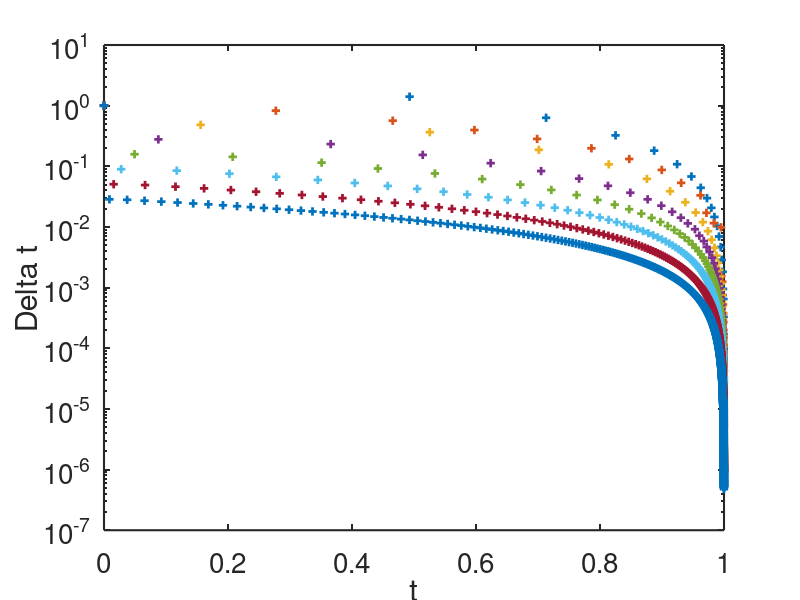
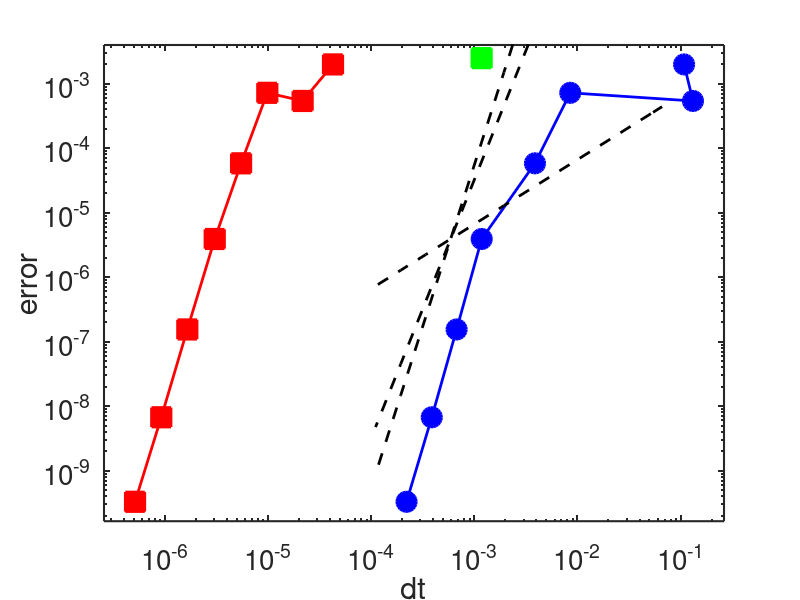
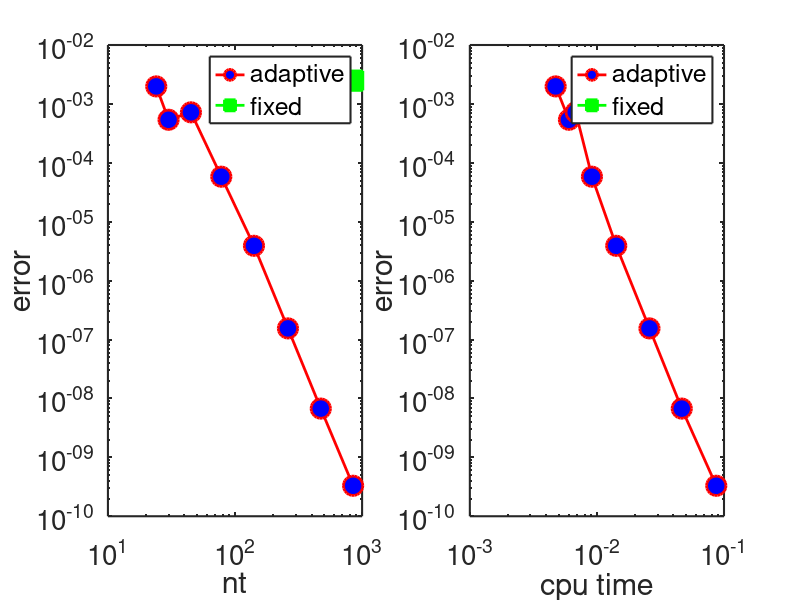
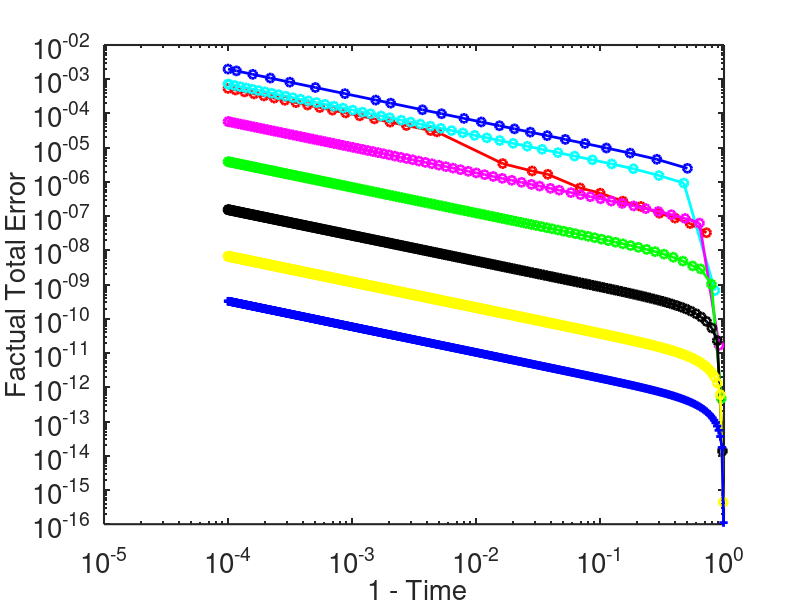

Source code (MATLAB) for these figures, in order:
function ode_analyzer
% solves ode with Euler or RK4 with
% time-step control and Richardson extrapolation

set(0,'DefaultAxesFontsize',20,'defaultaxeslinewidth',1.5,...
'defaultlinelinewidth',2.,'defaultpatchlinewidth',1.5,'DefaultTextFontSize',20)

clear
format long
cputime1=cputime;

global ifunction y0 adapt time_pert perturb_factor perturb_duration

marker=make_markers;

y0=1;

% Euler does not work well with adaptive dt: errors that are made early at
% small t - when the adaptive code chooses large time steps - lead to much
% larger errors later than errors that are made closer to the singularity
% that's because an early shift in y leads to a much larger shift in the
% time of the singularity than the same error in y made later (since the
% slope of the solution increases so much). But why does this not carry
% over directly to RK2 and RK4? Is the order the relevant quantity? 
% using also Richardson extrapolation in the FE adaptive makes it faster
% than the non-adaptive code (at least when tmax is not too close to the
% singularity.
% for tmax=0.995 Euler without extrapol goes for jmax=13 to error=3e-4
% (with 300,000 steps)
% for tmax=0.995 Euler with extrapol goes for jmax=13 to error=2e-8
% (with 300,000 steps)
% for tmax=0.995 RK4  without extrapol goes for jmax=9 to error=1e-10
% (with 800 steps)
% for tmax=0.995 RK4  with extrapol goes for jmax=9 to error=1e-12
% (with 800 steps)

ifunction=1;

% method: 1 = FE 2 = RK4  3 = RK2 4 = ODE45
method=2;

if (method==1)
    % FE
    p=2;
    dtfactor=10^(1/4);
    jmax=4; tol0=.1; richardson=1; adapt=1; dt_init=1;    
    %jmax=18; tol0=.1; richardson=1; adapt=0; dt_init=.1;
end
if (method==2)
    % RK4
    p=5;
    %for adaptive
    dtfactor=10^(1/1);
%    jmax=17; tol0=.01; richardson=0; adapt=1; dt_init=1;    
    jmax=8; tol0=.01; richardson=1; adapt=1; dt_init=1;    
    %jmax=2; tol0=.001; richardson=0; adapt=1; dt_init=1;
    %for perturbation
    %jmax=1; tol0=.00000001; richardson=1; adapt=1; dt_init=1;
    %jmax=1; tol0=.01; richardson=1; adapt=1; dt_init=1;
    %for non-adaptive 
    %dtfactor=10^(1/2);
    %jmax=10; tol0=.01; richardson=1; adapt=0; dt_init=.2;
end
if (method==3)
    % RK2
    p=3;
    dtfactor=2;
    jmax=10; tol0=.1; richardson=1; adapt=1; dt_init=1;
    jmax=10; tol0=.1; richardson=1; adapt=0; dt_init=.2;
end
if (method==4)
    jmax=4; tol0=.01;
end

% change tolerance briefly
time_pert=Inf;
perturb_factor=80;
perturb_duration=0.2;


% allocate memory to the arrays to speed up the code
ntmax=2000000;
% sol stores position of particle for all times
sol=NaN(ntmax,1);
% for variable time step need to keep track of deltat and t separately
deltat=NaN(ntmax,1);
time=NaN(ntmax,1);
error_cum=NaN(ntmax,1);
error_est=NaN(ntmax,1);

tmax=.9999;%.9999;
dtminimal=.1e-11;

for j=1:jmax
    tolj(j)=tol0/(dtfactor^((2-1)*(j-1)));
    dtj(j)=dt_init/(dtfactor^((2-1)*(j-1)));
end

for j=1:jmax
    tol=tolj(j);
    if (adapt==1)
        dt=dt_init;
    else
        dt=dtj(j);
    end
    time_i=0;
    nt=1;
    sol(1)=y0;
    y=y0;
    time(1)=time_i;
    deltat(1)=dt;
    error_cum(1)=0;
    error_est(1)=0;
    
    tic
    if (method==4)
        options=odeset('AbsTol',tol,'RelTol',3e-14);
        [time,sol]=ode45(@F,[0,tmax],y0,options);
        ntj(j)=length(time);
        
    else
        
        while time_i < tmax
            
            if (time_i+dt > tmax-dtminimal)
                dt=tmax-time_i;
            end
            
            if (time_i>time_pert && time_i<time_pert+perturb_duration)
                tol_pert=tol*perturb_factor;
            else
                tol_pert=tol;
            end
            
            if (method==1)
                %  [time_i,y,dt,success]=stepeuleroc(time_i,y,dt,tol);
                %  [time_i,y,dt,success]=stepeuler(time_i,y,dt,tol);
                [time_i,y,dt,success,errorestimate]=stepeuleropt(time_i,y,dt,tol_pert,tmax,richardson,adapt);
                %   [time_i,y,dt,success]=stepeuleropt(time_i,y,dt,tol,tmax);
            end
            
            if (method==2)
                [time_i,y,dt,success,errorestimate]=steprk4opt(time_i,y,dt,tol_pert,tmax,richardson,adapt);
                %  [time_i,y,dt,success]=steprk(time_i_i,y,dt,tol);
                %  [time_i,y,dt,success]=steprkoc(time_i,y,dt,tol);
                %  [time_i,y,dt,success]=steprkocwe(time_i,y,dt,tol);
            end
            
            if (method==3)
                [time_i,y,dt,success,errorestimate]=steprk2opt(time_i,y,dt,tol_pert,tmax,richardson,adapt);
                %  [time_i,y,dt,success]=steprk(time_i_i,y,dt,tol);
                %  [time_i,y,dt,success]=steprkoc(time_i,y,dt,tol);
                %  [time_i,y,dt,success]=steprkocwe(time_i,y,dt,tol);
            end

            if (success > 0)
                nt=nt+1;
                sol(nt)=y;
                time(nt)=time_i;
                deltat(nt)=dt;
                error_cum(nt)=error_cum(nt-1)+errorestimate;
                error_est(nt)=errorestimate;
            else
                if (dt<dtminimal)
                    fprintf(' dt is too small %g \n',dt)
                    break
                end
            end
            
            if (mod(nt,1000000)==0)
                fprintf(' %g ',time(nt))
            end
            
        end
        
        ntj(j)=nt;
        cput(j)=toc; 
        % these assingments would resize the variables and I assume that mnemory wouldhave to be realocated if in the next run the nt is larger
        %time=time(1:nt);
        %sol=sol(1:nt);
        %deltat=deltat(1:nt);
        %error_cum=error_cum(1:nt);        
        %error_est=error_est(1:nt);
        
    end
    uexact_t=yexact(time(1:nt),y0);
    error_t=abs(uexact_t(1:nt)-sol(1:nt));
    if (adapt==1)
        error_local(2:nt)=yexact(time(2:nt)-time(1:nt-1),sol(1:nt-1))-sol(2:nt);
        figure(20)
%        loglog(1-time(2:nt),abs(error_local(2:nt)),marker{j},1-time(2:nt),abs(error_est(2:nt)/2^p),marker{100+j})
% the estimated error for dt/2 seems incorrect, should be divided by 2^(p-1)
%        loglog(1-time(2:nt),abs(error_local(2:nt)),marker{j},1-time(2:nt),abs(error_est(2:nt)/2^(p-1)),marker{100+j})
        loglog(1-time(2:nt),abs(error_local(2:nt)')./deltat(2:nt),marker{j},1-time(2:nt),abs(error_est(2:nt)/2^(p-1))./deltat(2:nt),marker{100+j})
        xlabel(' 1 - Time')
        ylabel(' Error')
        legend(' True Local Error/dt for 1 step',' Estimated Local Error/dt');
        title([' Richardson = ',num2str(richardson)])
        hold all
        figure(21)
%        loglog(1-time(2:nt),abs(error_local(2:nt)),marker{j},1-time(2:nt),abs(error_est(2:nt)/2^p),marker{100+j})
% the estimated error for dt/2 seems incorrect, should be divided by 2^(p-1)
%        loglog(1-time(2:nt),abs(error_local(2:nt)),marker{j},1-time(2:nt),abs(error_est(2:nt)/2^(p-1)),marker{100+j})
        loglog(1-time(2:nt),abs(error_local(2:nt)'),marker{j},1-time(2:nt),abs(error_est(2:nt)/2^(p-1)),marker{100+j})
        xlabel(' 1 - Time')
        ylabel(' Error')
        legend(' True Local Error for 1 step',' Estimated Local Error');
        title([' Richardson = ',num2str(richardson)])
        hold all
    end
    if (adapt==0)
        figure(10)
        plot(time(1:nt),sol(1:nt),'o')
        xlabel(' Time'); ylabel(' y');
        hold all
    end
    
    if (method<3)
        figure(11)
        %        semilogy(time(1:nt),max(abs(error_cum(1:nt)),1e-10),'-o',time(1:nt),error_t(1:nt),'-x');
        %        semilogy(time(1:nt),abs(error_cum(1:nt)),'-o',time(1:nt),error_t(1:nt),'-x');
        loglog(1-time(1:nt),error_t(1:nt),marker{j});
        xlabel(' 1 - Time','FontSize',20)
        ylabel('Factual Total Error','FontSize',20)
        hold all
        if (adapt==1)
            figure(12)
            %        semilogy(time(1:nt),max(abs(error_cum(1:nt)),1e-10),'-o',time(1:nt),error_t(1:nt),'-x');
            %        semilogy(time(1:nt),abs(error_cum(1:nt)),'-o',time(1:nt),error_t(1:nt),'-x');
            loglog(1-time(1:nt),abs(error_cum(1:nt)),marker{j});
            xlabel(' 1 - Time')
            ylabel('Cumulative Estimated Error')
            hold all
            figure(13)
            %        semilogy(time(2:nt),max(abs(error_est(2:nt)),1e-10)./deltat(2:nt),'-x');
            %        loglog(1-time(2:nt),max(abs(error_est(2:nt)),1e-10)./deltat(2:nt),'-x');
            loglog(1-time(2:nt),abs(error_est(2:nt))./deltat(2:nt),'-x');
            xlabel(' 1 - Time')
            ylabel(' Estimated Error/dt')
            hold all
            figure(17)
            %        semilogy(time(2:nt),max(abs(error_est(2:nt)),1e-10)./deltat(2:nt),'-x');
            %        loglog(1-time(2:nt),max(abs(error_est(2:nt)),1e-10)./deltat(2:nt),'-x');
            size(time(2:nt))
            size(cumsum(error_local))
           
            loglog(1-time(1:nt),cumsum(error_local)',marker{j});
            xlabel(' 1 - Time')
            ylabel(' Cumulative Local Error')
            hold all
            %figure(14)
            %        semilogy(time(2:nt),max(abs(error_est(2:nt)),1e-10),'-x');
            %        loglog(1-time(2:nt),max(abs(error_est(2:nt)),1e-10),'-x');
            %loglog(1-time(2:nt),abs(error_est(2:nt)),'-x');
            %xlabel(' 1-Time')
            %ylabel(' Estimated Error')
            %hold all
        end
    end
        %figure(15)
        %plot(time(1:nt),sol(1:nt),'-o',time(1:nt),uexact_t(1:nt),'-')
        %hold all
    %end
    
    ufinal=sol(ntj(j));
    uexact=yexact(time(ntj(j)),y0);
    numerror(j)=abs(uexact-ufinal);
    if (adapt==1)
        fprintf(' T = %g uf = %g uex = %g  err = %g run = %g tol = %g nt = %g ctime = %g \n',time(nt),ufinal,uexact,numerror(j),j,tolj(j),ntj(j),cput(j));
    else
        fprintf(' T = %g uf = %g uex = %g  err = %g run = %g dt = %g nt = %g ctime = %g \n',time(nt),ufinal,uexact,numerror(j),j,dtj(j),ntj(j),cput(j));
    end
   
    deltat2=deltat(floor(ntj(j)/4):ntj(j)-1);
    dtmax(j)=max(deltat2);
    dtmin(j)=min(deltat2);
         
    %figure(1);
    %plot(t(1:nt),sol(1:nt));
    %ylabel('u');
    %figure(2);
    %plot(t(1:nt),deltat(1:nt),'+');
    %ylabel('Delta t');
    %xlabel('t')
    if (adapt==1)
        figure(4);
        semilogy(time(1:ntj(j)),deltat(1:ntj(j)),'+');
        ylabel('Delta t');
        xlabel('t')
        hold all
    end

end


% now compare with one run with fixed time step
time_i=0;
dt_fixed=tmax/ntj(jmax);
nt=1;
sol(1)=y0;
y=y0;
time(1)=time_i;
tic
while time_i < tmax

    if (time_i+dt_fixed > tmax-dtminimal)
        dt_fixed=tmax-time_i;
    end
    if (method==1)
        %  [time_i,y,dt,success]=stepeuleroc(time_i,y,dt,tol);
        %  [time_i,y,dt,success]=stepeuler(time_i,y,dt,tol);
        [time_i,y,dt,success,errorestimate]=stepeuleropt(time_i,y,dt_fixed,tol,tmax,richardson,0);
        %   [time_i,y,dt,success]=stepeuleropt(time_i,y,dt,tol,tmax);
    end

    if (method==2)
        [time_i,y,dt,success,errorestimate]=steprk4opt(time_i,y,dt_fixed,tol,tmax,richardson,0);
        %  [time_i,y,dt,success]=steprk(time_i_i,y,dt,tol);
        %  [time_i,y,dt,success]=steprkoc(time_i,y,dt,tol);
        %  [time_i,y,dt,success]=steprkocwe(time_i,y,dt,tol);
    end

    if (method==3)
        [time_i,y,dt,success,errorestimate]=steprk2opt(time_i,y,dt_fixed,tol,tmax,richardson,0);
        %  [time_i,y,dt,success]=steprk(time_i_i,y,dt,tol);
        %  [time_i,y,dt,success]=steprkoc(time_i,y,dt,tol);
        %  [time_i,y,dt,success]=steprkocwe(time_i,y,dt,tol);
    end

    nt=nt+1;
    sol(nt)=y;
    time(nt)=time_i;

    if (mod(nt,10000)==0)
        fprintf(' %g ',time(nt))
    end

end
cput_fixed=toc;
ufinal_fixed=sol(nt);
uexact=yexact(time(nt),y0);
numerror_fixed=abs(uexact-ufinal_fixed);
fprintf(' time = %g ufinal = %g uexact = %g error_fixed = %g dt_fixed = %g \n',time(nt),ufinal_fixed,uexact,numerror_fixed,dt_fixed);

figure(5)
%subplot(1,3,1)
loglog(dtmax(1:jmax),numerror(1:jmax),'-bo','LineWidth',2,...
    'MarkerSize',14,'MarkerFaceColor',[0,0,1])
hold on
loglog(dtmin(1:jmax),numerror(1:jmax),'-rs','LineWidth',2,...
    'MarkerSize',14,'MarkerFaceColor',[1,0,0])
loglog(dt_fixed,numerror_fixed,'-gs','LineWidth',2,...
    'MarkerSize',14,'MarkerFaceColor',[0,1,0])
axis([min(dtmin)/2,max(dtmax)*2,min(numerror)/2,max(numerror)*2]);
%    dtav=sqrt(dtmax(1:jmax).*dtmin(1:jmax));
dtav=dtmax(1:jmax)/2;
loglog(dtav(1:jmax),numerror(ceil((jmax+1)/2))*(dtav(1:jmax)/dtav(ceil((jmax+1)/2))).^1,'k--')
loglog(dtav(1:jmax),numerror(ceil((jmax+1)/2))*(dtav(1:jmax)/dtav(ceil((jmax+1)/2))).^4,'k--')
loglog(dtav(1:jmax),numerror(ceil((jmax+1)/2))*(dtav(1:jmax)/dtav(ceil((jmax+1)/2))).^5,'k--')
ylabel('error')
xlabel('dt')
hold off
figure(6)
subplot(1,2,1)
loglog(ntj(1:jmax),numerror(1:jmax),'-ro','LineWidth',2,...
    'MarkerSize',14,'MarkerFaceColor',[0,0,1])
xlabel('nt')
ylabel('error')
hold on
loglog(ntj(jmax),numerror_fixed,'-gs','LineWidth',2,...
    'MarkerSize',14,'MarkerFaceColor',[0,1,0])
legend('adaptive','fixed')
hold off
subplot(1,2,2)
loglog(cput(1:jmax),numerror(1:jmax),'-ro','LineWidth',2,...
    'MarkerSize',14,'MarkerFaceColor',[0,0,1])
hold on
loglog(cput_fixed,numerror_fixed,'-gs','LineWidth',2,...
    'MarkerSize',14,'MarkerFaceColor',[0,1,0])
xlabel('cpu time')
ylabel('error')
if (1==2)
    figure(7)
    semilogx(tolj(1:jmax),numerror(1:jmax)./tolj(1:jmax),'ro','LineWidth',2,...
        'MarkerSize',14,'MarkerFaceColor',[0,0,1])
    xlabel('tolerance')
    ylabel('error/tolerance')
end
legend('adaptive','fixed')
hold off

if (adapt==1)
    figure(4)
    hold off
end
if (adapt==0)
    figure(10)
    hold off
end
figure(11)
hold off
if (adapt==1)
    figure(12)
    hold off
    figure(13)
    hold off
    figure(20)
    hold off
    figure(21)
    hold off
    %figure(14)
    %hold off
end
%figure(15)
%hold off

end

%%%%%%%%%%%%%%%%%%%%%%%%%%%%%%%%%%%%%%%%%

function [tout,yout,dt,success,errorestimate]=steprk4opt(time,y,dt,tol,tmax,richardson,adapt)

if (adapt==1)
    p=5;
    pm=p-1;
    [t1,y1]=rk4(time,y,dt/2);
    [t2,y2]=rk4(t1,y1,dt/2);
    [t3,y3]=rk4(time,y,dt);
    diff=y2-y3;
    errorestimate=diff/(1-2^(-pm));
    if (errorestimate==0)
        fprintf(' \n !!! errorestimate =  %g !!! \n', errorestimate)
    end
    dtopt=((tol/tmax)*(dt^p)/abs(errorestimate))^(1/pm);
    %dtopt=((tol*y/tmax)*(dt^p)/abs(errorestimate))^(1/pm);
    if dtopt > dt
        tout=t3;
        if (richardson==0)
            yout=y2;
        else
            yout=2^pm*y2/(2^pm-1)-y3/(2^pm-1);
        end
        %error=yexact(dt,y)-y3;
        %fprintf(' error = %g estimate = %g \n',error,errorestimate);
        success=1;
        %    dt=min(.9*dtopt,2*dt);
        dt=.8*dtopt;
    else
        fprintf(' not accepting time step time = %g  dt = %g dtopt = %g \n',time,dt,dtopt);
        tout=time;
        yout=y;
        dt=.8*dtopt;
        success=0;
    end
else
    [tout,yout]=rk4(time,y,dt);
    success=1;
    errorestimate=1;
end


end

%%%%%%%%%%%%%%%%%%%%%%%%%%%%%%%%%%%%%%%%%

function [tout,yout,dt,success,errorestimate]=steprk2opt(time,y,dt,tol,tmax,richardson,adapt)

if (adapt==1)
    p=3;
    pm=p-1;
    [t1,y1]=rk2(time,y,dt/2);
    [t2,y2]=rk2(t1,y1,dt/2);
    [t3,y3]=rk2(time,y,dt);
    diff=y2-y3;
    errorestimate=diff/(1-2^(-pm));
    dtopt=((tol/tmax)*(dt^p)/abs(errorestimate))^(1/pm);
    %dtopt=((tol*y/tmax)*(dt^p)/abs(errorestimate))^(1/pm);
    if dtopt > dt
        tout=t3;
        if (richardson==0)
            yout=y2;
        else
            yout=2^pm*y2/(2^pm-1)-y3/(2^pm-1);
        end
        %error=yexact(dt,y)-y3;
        %fprintf(' error = %g estimate = %g \n',error,errorestimate);
        success=1;
        %    dt=min(.9*dtopt,2*dt);
        dt=.9*dtopt;
    else
        fprintf(' not accepting time step time = %g  dt = %g dtopt = %g \n',time,dt,dtopt);
        tout=time;
        yout=y;
        dt=.9*dtopt;
        success=0;
    end
else
    [tout,yout]=rk2(time,y,dt);
    success=1;
    errorestimate=1;
end


end

%%%%%%%%%%%%%%%%%%%%%%%%%%%%%%%%%%%%%%%%%

function [tout,yout,dt,success,errorestimate]=stepeuleropt(time,y,dt,tol,tmax,richardson,adapt)

if (adapt==1)
    [t1,y1]=euler(time,y,dt/2);
    [t2,y2]=euler(t1,y1,dt/2);
    [t3,y3]=euler(time,y,dt);
    %diff=sqrt((y3(1)-y2(1))^2+(y3(2)-y2(2))^2);
    diff=y2-y3;
    errorestimate=2*diff;
    dtopt=(tol/tmax)*(dt^2)/abs(errorestimate);
    if dtopt > dt
        tout=t3;
        if (richardson==0)
            yout=y2;
        else
            yout=2*y2-y3;
        end
        %error=yexact(dt,y)-y3;
        success=1;
        dt=0.8*dtopt;
        %if (dt>1e-3)
           % fprintf(' error = %g estimate = %g dt = %g tout = %g \n',error,errorestimate,dt,tout);
        %end
    else
        fprintf(' not accepting time step time = %g  dt = %g dtopt = %g \n',time,dt,dtopt);
        tout=time;
        yout=y;
        [time,dt,dtopt];
        dt=.8*dtopt;
        success=0;
    end
else
    [tout,yout]=euler(time,y,dt);
    success=1;
    errorestimate=1;
end

end

%%%%%%%%%%%%%%%%%%%%%%%%%%%%%%%%%%%%%%%%%

function [time,y]=rk4(time,y,dt)
k1=dt*F(time,y);
k2=dt*F(time+dt/2,y+k1/2);
k3=dt*F(time+dt/2,y+k2/2);
k4=dt*F(time+dt,y+k3);
y=y+(k1+2*k2+2*k3+k4)/6;
time=time+dt;
end
%%%%%%%%%%%%%%%%%%%%%%%%%%%%%%%%%%%%%%%%%

function [time,y]=rk2(time,y,dt)
k1=dt*F(time,y);
k2=dt*F(time+dt,y+k1);
y=y+(k1+k2)/2;
time=time+dt;
end

%%%%%%%%%%%%%%%%%%%%%%%%%%%%%%%%%%%%%%%%%

function [time,y]=euler(time,y,dt)
y=y+dt*F(time,y);
time=time+dt;
end


%%%%%%%%%%%%%%%%%%%%%%%%%%%%%%%%%%%%%%%%%

function [Fy] = F(x,y)
global ifunction

%pause(.0005);

if (ifunction==1)
    Fy=-1/(4*y^3);
end
if (ifunction==2)
    Fy=y^2;
end
if (ifunction==3)
    Fy=y;
end

end

%%%%%%%%%%%%%%%%%%%%%%%%%%%%%%%%%%%%%%%%%

function y=yexact(t,y0)
global ifunction

if (ifunction==1)
    y=sqrt(sqrt(y0.^4-t));
end
if (ifunction==2)
    y=1./(1./y0-t);
end
if (ifunction==3)
    y=y0.*exp(t);
end

end

%%%%%%%%%%%%%%%%%%%%%%%%%%%%%%%%%%%%%%%%%

function [tout,yout,dt,success]=stepeuler(time,y,dt,tol)
global diff;
[t1,y1]=euler(time,y,dt/2);
[t2,y2]=euler(t1,y1,dt/2);
[t3,y3]=euler(time,y,dt);
diff=sqrt((y3-y2)^2);
if diff < tol
    tout=t3;
    yout=2*y2-y3;
    success=1;
    if diff < tol/2
        dt=dt*sqrt(2);
    end
else
    tout=time;
    yout=y;
    dt=dt/sqrt(2);
    success=0;
end
end


%%%%%%%%%%%%%%%%%%%%%%%%%%%%%%%%%%%%%%%%%%%%%%%

function marker=make_markers

colors=['b','r','c','m','g','k','y'];
symbols=['o','+','*','x','s','d','h'];

is=0;
for isymbol=1:length(symbols)
    for icolor=1:length(colors)
        is=is+1;
        marker{is}=strcat('-',colors(icolor),symbols(isymbol));
        marker{100+is}=strcat('--',colors(icolor),symbols(isymbol));
    end
end

end
